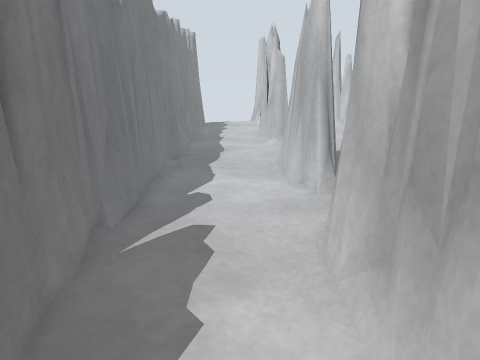
view 1 (above)

16 first-person views from a walk through a world built for the Gazebo simulator. The camera is 0.92 m above the floor, tilts 10° down and sees 70° across. The lines on the ground mark 1 m squares. The floor is counted in squares, 0.25 m on a side. Each view is taken from the middle of a square. On the plan, view 1 faces up. The plan holds only what a view shows up to about 20 squares ahead; the rest is blank. The place goes on beyond the plan.

view 2
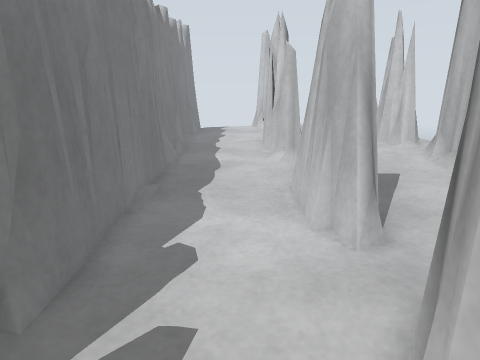

view 3
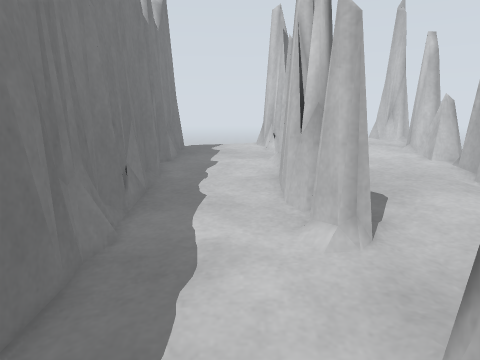

view 4
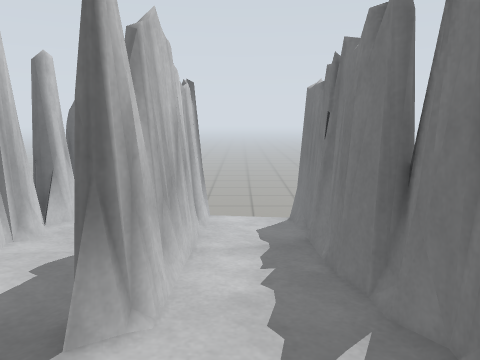

view 5
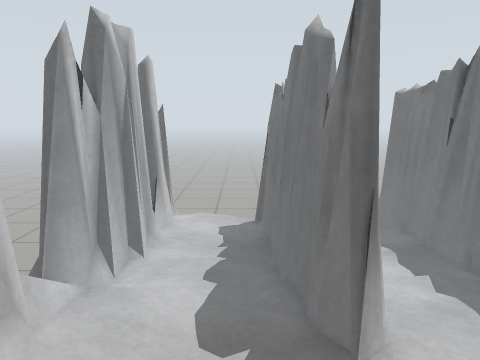

view 6
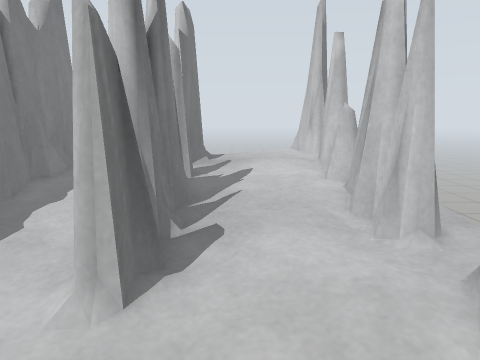

view 7
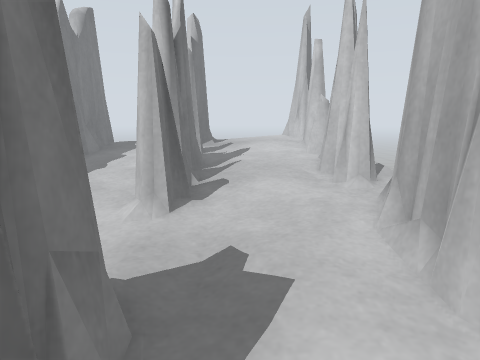

view 8
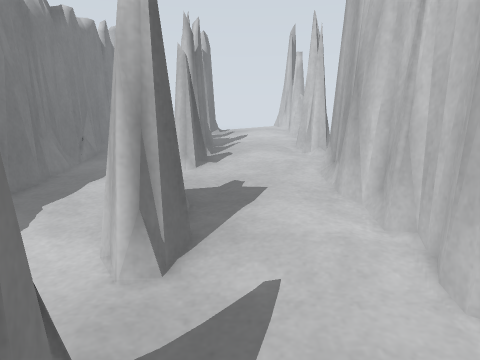

view 9
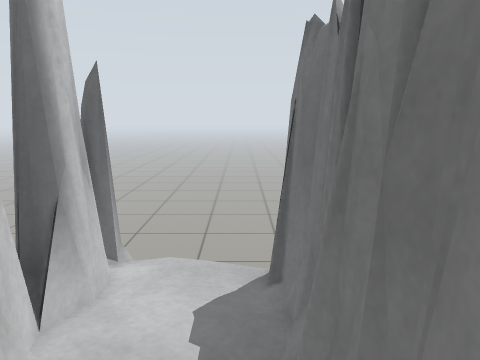

view 10
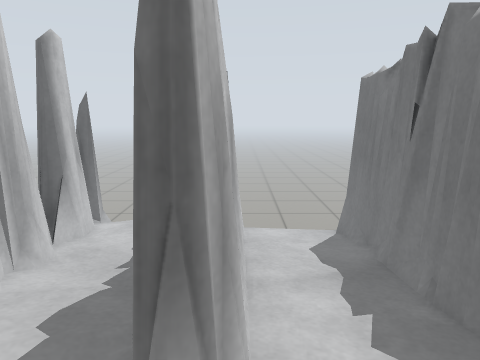

view 11
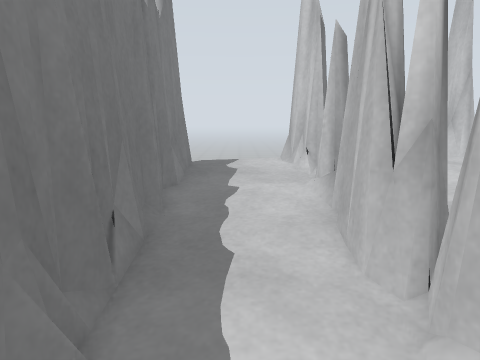

view 12
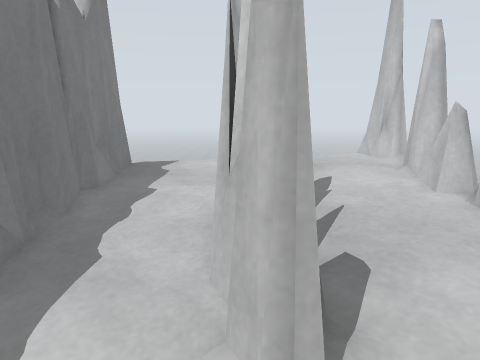

view 13
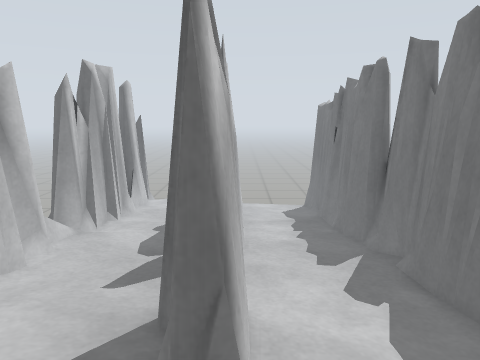

view 14
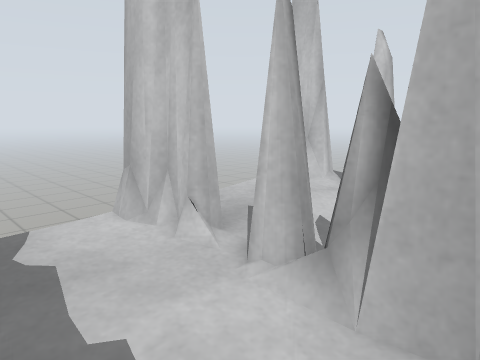

view 15
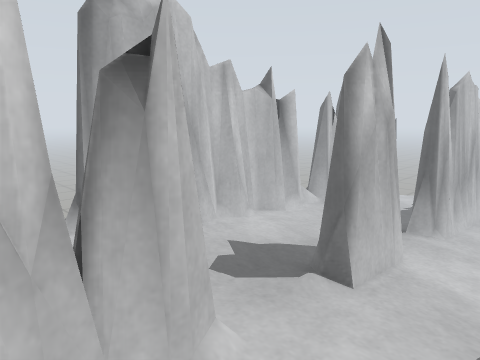

view 16
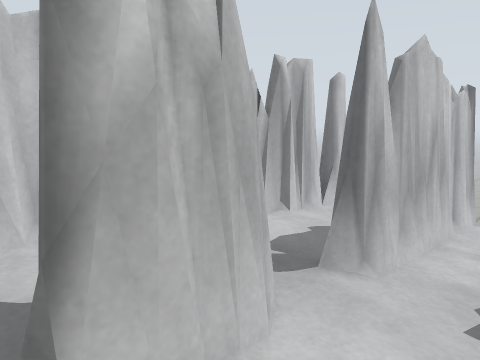

### Floor plan
Key: @ floor where view 1 was taken; # wall or solid block; x gap in a wall; . main floor; : floor 0.25 m higher than the main floor; - floor 0.25 m lower than the main floor; + floor 0.5 m higher than the main floor; _ floor 0.5 m lower than the main floor; * floor 0.75 m higher than the main floor; = window, fence, low wall or low ledge; v drop or lower ground.
Columns run from 4 left of view 1 to 11 right of it. Each row starts with its distance up from view 1.
 34 vvvvv=vxvvvvvvx
 33 #=+++=##+***=#
 32 #+++++##+****=
 31 #+++++x+++***#
 30 #+++++==+++++##
 29 #+++++##+++++==
 28 #+++++=#++++=#=
 27 #+++++##+++++##=
 26 #+++++##+++++##=
 25 #::++=##++++=##=
 24 #::::=##+++++#==
 23 #=::::##:+++=#=
 22 #:::::##::+++=
 21 #=::::##:::++#
 20 #=:::::=:::::##=
 19 #=::::::::::=#
 18 #=::::::::::##
 17 #=::::::::::=#
 16 v=::::##::::=#
 15 v=...:##:::::#
 14 #=....##:::::#
 13 #=....##=::::#
 12 #=....##...::#
 11 #=.....=.....#
 10 #=...........#
  9 #......=.....##
  8 #.....##.....##
  7 #.....##.....==
  6 #.....##.....##
  5 ##--..##.....##=
  4  #----##=....##=
  3 v#----##=-...##
  2 v=----##=---.#
  1 v#----#v=---=#
  0  #--@-# #----#
 -1 v=----##=----#
 -2 #=----##=----##
 -3 #=----##=----##
 -4 #=_---#v#----##=
 -5 v=____# #----#
 -6 v=vvvvxvxvvvv##

Positions as (right, up) in squares from view 1, and headings:
1: (0, 0), facing up
2: (0, 4), facing up
3: (0, 13), facing up
4: (0, 14), facing down
5: (5, 14), facing down
6: (5, 15), facing up
7: (5, 11), facing up
8: (5, 5), facing up
9: (5, 5), facing down
10: (2, 11), facing down
11: (-1, 17), facing up
12: (2, 17), facing up
13: (2, 20), facing down
14: (-3, 25), facing up-right
15: (-2, 24), facing down-right
16: (-2, 17), facing down-right
